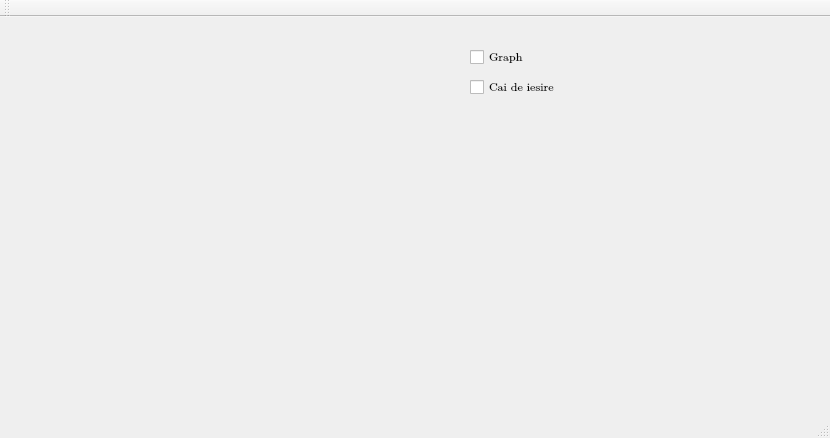
<?xml version="1.0" encoding="UTF-8"?>
<ui version="4.0">
 <class>Tema2AGClass</class>
 <widget class="QMainWindow" name="Tema2AGClass">
  <property name="geometry">
   <rect>
    <x>0</x>
    <y>0</y>
    <width>830</width>
    <height>438</height>
   </rect>
  </property>
  <property name="font">
   <font>
    <family>Cambria Math</family>
   </font>
  </property>
  <property name="windowTitle">
   <string>Tema2AG</string>
  </property>
  <widget class="QWidget" name="centralWidget">
   <widget class="QCheckBox" name="checkBox">
    <property name="geometry">
     <rect>
      <x>470</x>
      <y>30</y>
      <width>75</width>
      <height>20</height>
     </rect>
    </property>
    <property name="text">
     <string>Graph</string>
    </property>
   </widget>
   <widget class="QCheckBox" name="checkBox_2">
    <property name="geometry">
     <rect>
      <x>470</x>
      <y>60</y>
      <width>91</width>
      <height>20</height>
     </rect>
    </property>
    <property name="text">
     <string>Cai de iesire</string>
    </property>
   </widget>
  </widget>
  <widget class="QMenuBar" name="menuBar">
   <property name="geometry">
    <rect>
     <x>0</x>
     <y>0</y>
     <width>830</width>
     <height>18</height>
    </rect>
   </property>
  </widget>
  <widget class="QToolBar" name="mainToolBar">
   <attribute name="toolBarArea">
    <enum>TopToolBarArea</enum>
   </attribute>
   <attribute name="toolBarBreak">
    <bool>false</bool>
   </attribute>
  </widget>
  <widget class="QStatusBar" name="statusBar"/>
 </widget>
 <layoutdefault spacing="6" margin="11"/>
 <resources>
  <include location="Tema2AG.qrc"/>
 </resources>
 <connections/>
</ui>
